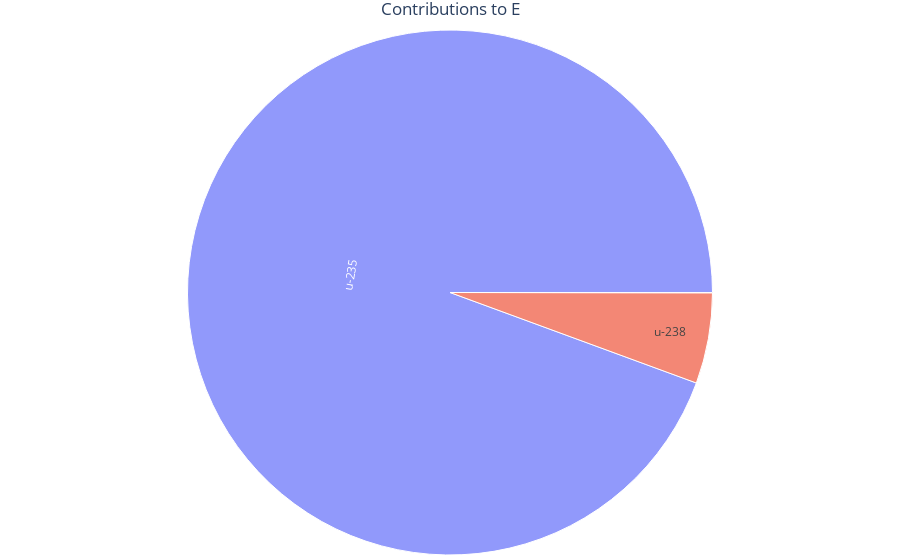

Notebook source saved alongside this figure:
### Markdown cell above
#### Interactive Pie Chart

### Code cell
fig = plot_contributions(test_case, 'interactive_pie', 'E', interactive_legend=False)
fig.show()

### Figure 1 — Plotly figure (JSON) as saved in the notebook; plotly's stock layout.template omitted (floating-point values rounded to 4 significant figures)
{"data": [{"customdata": [[0.9425, 0.001737], [0.05575, 0.001402], [0.0001917, 0.0002181]], "domain": {"x": [0, 1], "y": [0, 1]}, "hovertemplate": "<b>%{label}</b><br>Value: %{customdata[0]:1.4E} +/- %{customdata[1]:1.4E}<extra></extra>", "ids": ["u-235", "u-238", "u-234"], "labels": ["u-235", "u-238", "u-234"], "name": "", "parents": ["", "", ""], "type": "sunburst", "values": [0.944, 0.05584, 0.000192]}], "layout": {"autosize": true, "legend": {"tracegroupgap": 0}, "margin": {"b": 5, "l": 5, "r": 5, "t": 30}, "title": {"text": "Contributions to E", "x": 0.5}}}
